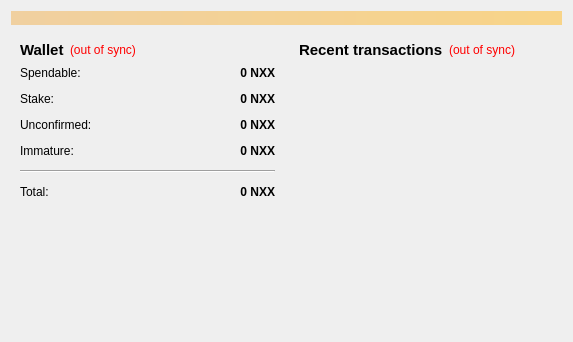
<?xml version="1.0" encoding="UTF-8"?>
<ui version="4.0">
 <class>OverviewPage</class>
 <widget class="QWidget" name="OverviewPage">
  <property name="geometry">
   <rect>
    <x>0</x>
    <y>0</y>
    <width>573</width>
    <height>342</height>
   </rect>
  </property>
  <property name="windowTitle">
   <string>Form</string>
  </property>
  <layout class="QVBoxLayout" name="topLayout">
   <item>
    <widget class="QLabel" name="labelAlerts">
     <property name="visible">
      <bool>false</bool>
     </property>
     <property name="styleSheet">
      <string notr="true">background-color: qlineargradient(x1: 0, y1: 0, x2: 1, y2: 0, stop:0 #F0D0A0, stop:1 #F8D488);  color:#000000
</string>
     </property>
     <property name="wordWrap">
      <bool>true</bool>
     </property>
     <property name="margin">
      <number>3</number>
     </property>
    </widget>
   </item>
   <item>
    <layout class="QHBoxLayout" name="horizontalLayout" stretch="1,1">
     <item>
      <layout class="QVBoxLayout" name="verticalLayout_2">
       <item>
        <widget class="QWidget" name="widget" native="true">
         <layout class="QVBoxLayout" name="verticalLayout_4">
          <item>
           <layout class="QHBoxLayout" name="horizontalLayout_4">
            <item>
             <widget class="QLabel" name="label_5">
              <property name="font">
               <font>
                <pointsize>11</pointsize>
                <weight>75</weight>
                <bold>true</bold>
               </font>
              </property>
              <property name="text">
               <string>Wallet</string>
              </property>
             </widget>
            </item>
            <item>
             <widget class="QLabel" name="labelWalletStatus">
              <property name="toolTip">
               <string>The displayed information may be out of date. Your wallet automatically synchronizes with the NexxusCoin network after a connection is established, but this process has not completed yet.</string>
              </property>
              <property name="styleSheet">
               <string notr="true">QLabel { color: red; }</string>
              </property>
              <property name="text">
               <string notr="true">(out of sync)</string>
              </property>
              <property name="alignment">
               <set>Qt::AlignLeading|Qt::AlignLeft|Qt::AlignVCenter</set>
              </property>
             </widget>
            </item>
            <item>
             <spacer name="horizontalSpacer_2">
              <property name="orientation">
               <enum>Qt::Horizontal</enum>
              </property>
              <property name="sizeHint" stdset="0">
               <size>
                <width>40</width>
                <height>20</height>
               </size>
              </property>
             </spacer>
            </item>
           </layout>
          </item>
          <item>
           <layout class="QFormLayout" name="formLayout_2">
            <property name="fieldGrowthPolicy">
             <enum>QFormLayout::AllNonFixedFieldsGrow</enum>
            </property>
            <property name="horizontalSpacing">
             <number>12</number>
            </property>
            <property name="verticalSpacing">
             <number>12</number>
            </property>
            <item row="0" column="0">
             <widget class="QLabel" name="label">
              <property name="text">
               <string>Spendable:</string>
              </property>
             </widget>
            </item>
            <item row="0" column="1">
             <widget class="QLabel" name="labelBalance">
              <property name="font">
               <font>
                <weight>75</weight>
                <bold>true</bold>
               </font>
              </property>
              <property name="cursor">
               <cursorShape>IBeamCursor</cursorShape>
              </property>
              <property name="toolTip">
               <string>Your current spendable balance</string>
              </property>
              <property name="text">
               <string notr="true">0 NXX</string>
              </property>
              <property name="alignment">
               <set>Qt::AlignRight|Qt::AlignTrailing|Qt::AlignVCenter</set>
              </property>
              <property name="textInteractionFlags">
               <set>Qt::LinksAccessibleByMouse|Qt::TextSelectableByKeyboard|Qt::TextSelectableByMouse</set>
              </property>
             </widget>
            </item>
            <item row="1" column="0">
             <widget class="QLabel" name="label_6">
              <property name="text">
               <string>Stake:</string>
              </property>
             </widget>
            </item>
            <item row="1" column="1">
             <widget class="QLabel" name="labelStake">
              <property name="font">
               <font>
                <weight>75</weight>
                <bold>true</bold>
               </font>
              </property>
              <property name="cursor">
               <cursorShape>IBeamCursor</cursorShape>
              </property>
              <property name="toolTip">
               <string>Total of coins that was staked, and do not yet count toward the current balance</string>
              </property>
              <property name="text">
               <string notr="true">0 NXX</string>
              </property>
              <property name="alignment">
               <set>Qt::AlignRight|Qt::AlignTrailing|Qt::AlignVCenter</set>
              </property>
              <property name="textInteractionFlags">
               <set>Qt::LinksAccessibleByMouse|Qt::TextSelectableByKeyboard|Qt::TextSelectableByMouse</set>
              </property>
             </widget>
            </item>
            <item row="2" column="0">
             <widget class="QLabel" name="label_3">
              <property name="text">
               <string>Unconfirmed:</string>
              </property>
             </widget>
            </item>
            <item row="2" column="1">
             <widget class="QLabel" name="labelUnconfirmed">
              <property name="font">
               <font>
                <weight>75</weight>
                <bold>true</bold>
               </font>
              </property>
              <property name="cursor">
               <cursorShape>IBeamCursor</cursorShape>
              </property>
              <property name="toolTip">
               <string>Total of transactions that have yet to be confirmed, and do not yet count toward the current balance</string>
              </property>
              <property name="text">
               <string notr="true">0 NXX</string>
              </property>
              <property name="alignment">
               <set>Qt::AlignRight|Qt::AlignTrailing|Qt::AlignVCenter</set>
              </property>
              <property name="textInteractionFlags">
               <set>Qt::LinksAccessibleByMouse|Qt::TextSelectableByKeyboard|Qt::TextSelectableByMouse</set>
              </property>
             </widget>
            </item>
            <item row="3" column="0">
             <widget class="QLabel" name="labelImmatureText">
              <property name="text">
               <string>Immature:</string>
              </property>
             </widget>
            </item>
            <item row="3" column="1">
             <widget class="QLabel" name="labelImmature">
              <property name="font">
               <font>
                <weight>75</weight>
                <bold>true</bold>
               </font>
              </property>
              <property name="toolTip">
               <string>Mined balance that has not yet matured</string>
              </property>
              <property name="text">
               <string notr="true">0 NXX</string>
              </property>
              <property name="alignment">
               <set>Qt::AlignRight|Qt::AlignTrailing|Qt::AlignVCenter</set>
              </property>
              <property name="textInteractionFlags">
               <set>Qt::LinksAccessibleByMouse|Qt::TextSelectableByKeyboard|Qt::TextSelectableByMouse</set>
              </property>
             </widget>
            </item>
            <item row="4" column="0" colspan="2">
             <widget class="Line" name="line">
              <property name="orientation">
               <enum>Qt::Horizontal</enum>
              </property>
             </widget>
            </item>
            <item row="5" column="0">
             <widget class="QLabel" name="labelTotalText">
              <property name="text">
               <string>Total:</string>
              </property>
             </widget>
            </item>
            <item row="5" column="1">
             <widget class="QLabel" name="labelTotal">
              <property name="font">
               <font>
                <weight>75</weight>
                <bold>true</bold>
               </font>
              </property>
              <property name="cursor">
               <cursorShape>IBeamCursor</cursorShape>
              </property>
              <property name="toolTip">
               <string>Your current total balance</string>
              </property>
              <property name="text">
               <string notr="true">0 NXX</string>
              </property>
              <property name="alignment">
               <set>Qt::AlignRight|Qt::AlignTrailing|Qt::AlignVCenter</set>
              </property>
              <property name="textInteractionFlags">
               <set>Qt::LinksAccessibleByMouse|Qt::TextSelectableByKeyboard|Qt::TextSelectableByMouse</set>
              </property>
             </widget>
            </item>
           </layout>
          </item>
         </layout>
        </widget>
       </item>
       <item>
        <spacer name="verticalSpacer">
         <property name="orientation">
          <enum>Qt::Vertical</enum>
         </property>
         <property name="sizeHint" stdset="0">
          <size>
           <width>20</width>
           <height>40</height>
          </size>
         </property>
        </spacer>
       </item>
      </layout>
     </item>
     <item>
      <layout class="QVBoxLayout" name="verticalLayout_3">
       <item>
        <widget class="QWidget" name="widget_2" native="true">
         <layout class="QVBoxLayout" name="verticalLayout">
          <item>
           <layout class="QHBoxLayout" name="horizontalLayout_2">
            <item>
             <widget class="QLabel" name="label_4">
              <property name="font">
               <font>
                <pointsize>11</pointsize>
                <weight>75</weight>
                <bold>true</bold>
               </font>
              </property>
              <property name="text">
               <string>&lt;b&gt;Recent transactions&lt;/b&gt;</string>
              </property>
             </widget>
            </item>
            <item>
             <widget class="QLabel" name="labelTransactionsStatus">
              <property name="toolTip">
               <string>The displayed information may be out of date. Your wallet automatically synchronizes with the NexxusCoin network after a connection is established, but this process has not completed yet.</string>
              </property>
              <property name="styleSheet">
               <string notr="true">QLabel { color: red; }</string>
              </property>
              <property name="text">
               <string notr="true">(out of sync)</string>
              </property>
              <property name="alignment">
               <set>Qt::AlignRight|Qt::AlignTrailing|Qt::AlignVCenter</set>
              </property>
             </widget>
            </item>
            <item>
             <spacer name="horizontalSpacer">
              <property name="orientation">
               <enum>Qt::Horizontal</enum>
              </property>
              <property name="sizeHint" stdset="0">
               <size>
                <width>40</width>
                <height>20</height>
               </size>
              </property>
             </spacer>
            </item>
           </layout>
          </item>
          <item>
           <widget class="QListView" name="listTransactions">
            <property name="styleSheet">
             <string notr="true">QListView { background: transparent; }</string>
            </property>
            <property name="frameShape">
             <enum>QFrame::NoFrame</enum>
            </property>
            <property name="verticalScrollBarPolicy">
             <enum>Qt::ScrollBarAlwaysOff</enum>
            </property>
            <property name="horizontalScrollBarPolicy">
             <enum>Qt::ScrollBarAlwaysOff</enum>
            </property>
            <property name="selectionMode">
             <enum>QAbstractItemView::NoSelection</enum>
            </property>
           </widget>
          </item>
         </layout>
        </widget>
       </item>
      </layout>
     </item>
    </layout>
   </item>
  </layout>
 </widget>
 <resources/>
 <connections/>
</ui>
